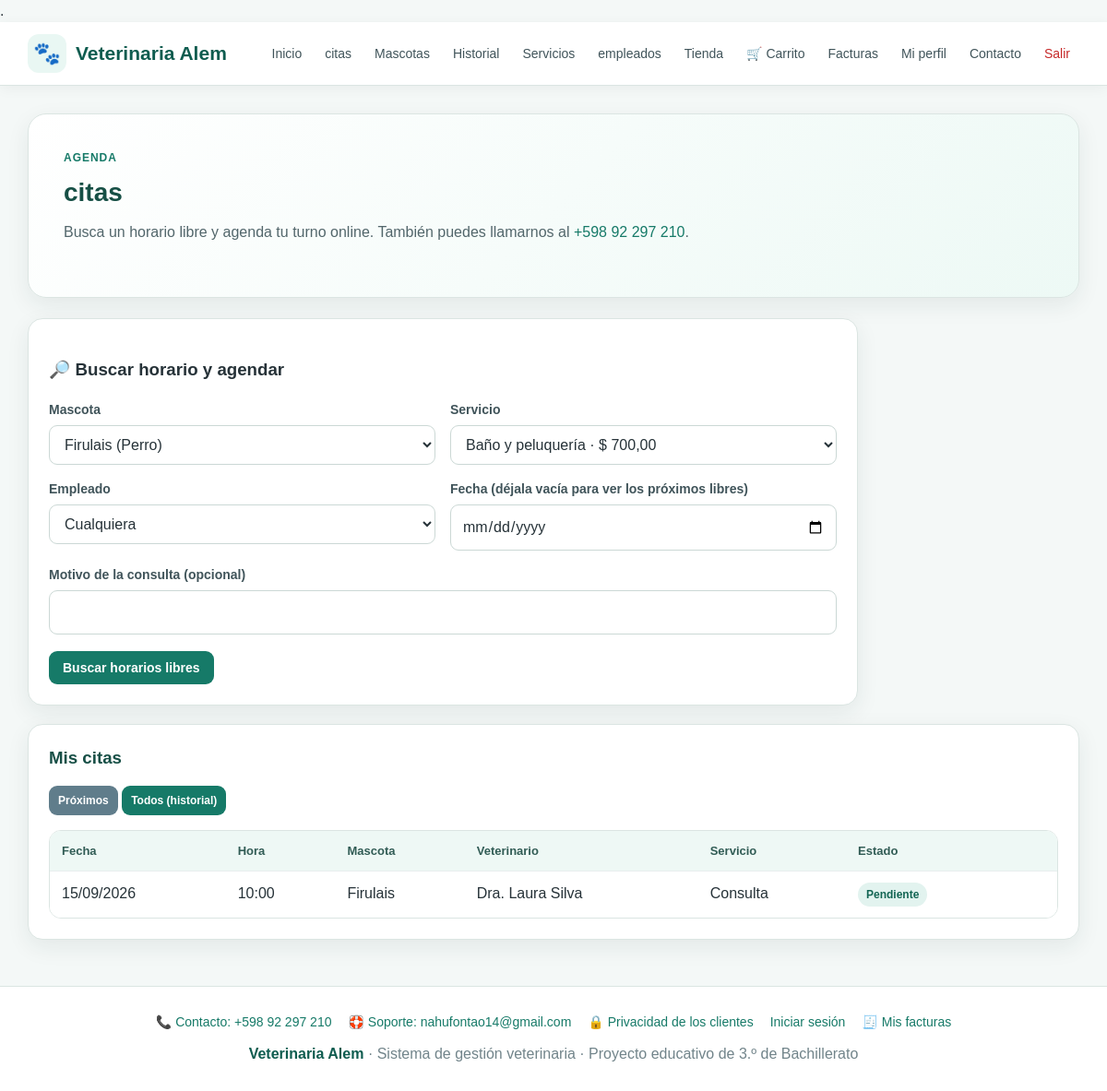
Page /citas.php?ver=todos (signed in) on the committed database.
### tables this page shows
CREATE TABLE citas(
 id INT AUTO_INCREMENT PRIMARY KEY,
 id_cliente INT NOT NULL,
 id_mascota INT NOT NULL,
 id_empleado INT NOT NULL,
 id_servicio INT NOT NULL,
 fecha DATE NOT NULL,
 hora TIME NOT NULL,
 motivo VARCHAR(255),
 estado VARCHAR(30) DEFAULT 'Pendiente',
 FOREIGN KEY(id_cliente) REFERENCES clientes(id) ON UPDATE CASCADE ON DELETE RESTRICT,
 FOREIGN KEY(id_mascota) REFERENCES mascotas(id) ON UPDATE CASCADE ON DELETE RESTRICT,
 FOREIGN KEY(id_empleado) REFERENCES empleados(id) ON UPDATE CASCADE ON DELETE RESTRICT,
 FOREIGN KEY(id_servicio) REFERENCES servicios(id) ON UPDATE CASCADE ON DELETE RESTRICT
);

CREATE TABLE mascotas(
 id INT AUTO_INCREMENT PRIMARY KEY,
 nombre VARCHAR(100) NOT NULL,
 especie VARCHAR(50) NOT NULL,
 raza VARCHAR(80),
 sexo VARCHAR(20),
 fecha_nacimiento DATE NULL,
 peso DECIMAL(6,2) NULL,
 id_cliente INT NOT NULL,
 FOREIGN KEY(id_cliente) REFERENCES clientes(id) ON UPDATE CASCADE ON DELETE RESTRICT
);

CREATE TABLE empleados(
 id INT AUTO_INCREMENT PRIMARY KEY,
 id_usuario INT NULL,
 nombre VARCHAR(100) NOT NULL,
 especialidad VARCHAR(100),
 puestos VARCHAR(100),
 horario VARCHAR(100),
 salario DECIMAL(10,2) NULL,
 rango VARCHAR(50),
 telefono VARCHAR(30),
 email VARCHAR(150)
);

CREATE TABLE servicios(
 id INT AUTO_INCREMENT PRIMARY KEY,
 nombre VARCHAR(100) NOT NULL,
 descripcion TEXT,
 precio DECIMAL(10,2) DEFAULT 0,
 tipo VARCHAR(80),
 duracion VARCHAR(50)
);

### includes/helpers.php (called while the page is built, shortened)
<?php
function h($v) {
    return htmlspecialchars((string)$v, ENT_QUOTES, "UTF-8");
}
function dueno_id_actual($conexion) {
    $uid = (int)($_SESSION["usuario_id"] ?? 0);
    $stmt = $conexion->prepare("SELECT nombre, email, id_cliente FROM usuarios WHERE id = ?");
    $stmt->bind_param("i", $uid);
    $stmt->execute();
    $u = $stmt->get_result()->fetch_assoc();
    if (!empty($u["id_cliente"])) return (int)$u["id_cliente"];
    $id = (int)$conexion->insert_id;
    return $id;
}

### citas.php (the view, shortened to what this page needs)
<?php
require "conexion.php";
$id_cliente = dueno_id_actual($conexion);
$mascotas = $conexion->prepare("SELECT id, nombre, especie FROM mascotas WHERE id_cliente = ? ORDER BY nombre");
$mascotas->bind_param("i", $id_cliente);
$mascotas->execute();
$mascotas = $mascotas->get_result()->fetch_all(MYSQLI_ASSOC);
$servicios = $conexion->query("SELECT id, nombre, precio FROM servicios ORDER BY nombre")->fetch_all(MYSQLI_ASSOC);
$b_serv = (int)($_GET["id_servicio"] ?? 0);
$b_masc = (int)($_GET["id_mascota"] ?? 0);
$b_fecha = $_GET["fecha"] ?? "";
$b_motivo = $_GET["motivo"] ?? "";
$filtro = $_GET["ver"] ?? "proximos";
$sql = "SELECT t.*, m.nombre AS mascota, v.nombre AS veterinario, s.nombre AS servicio,
               (TIMESTAMP(t.fecha, t.hora) > NOW()) AS futuro
        FROM citas t
        JOIN mascotas m ON m.id = t.id_mascota
        JOIN empleados v ON v.id = t.id_empleado
        JOIN servicios s ON s.id = t.id_servicio
        WHERE t.id_cliente = ?";
if ($filtro === "proximos") $sql .= " AND TIMESTAMP(t.fecha, t.hora) >= NOW() AND t.estado <> 'Cancelado' ORDER BY t.fecha, t.hora";
else $sql .= " ORDER BY t.fecha DESC, t.hora DESC";
$stmt = $conexion->prepare($sql);
$stmt->bind_param("i", $id_cliente);
$stmt->execute();
$mis = $stmt->get_result();
require "includes/header.php";
?>
<section class="hero">
    <div class="hero-kicker">Agenda</div>
    <h2>citas</h2>
    <p>Busca un horario libre y agenda tu turno online. También puedes llamarnos al
        <a href="tel:<?= h(VET_TELEFONO_LINK) ?>"><?= h(VET_TELEFONO) ?></a>.
    </p>
</section>
<div class="form-card">
    <h3>🔎 Buscar horario y agendar</h3>
    <?php if (!$mascotas): ?>
        <div class="info-box">Primero registra a tu mascota en <a href="mascotas.php">Mascotas</a> para poder agendar un cita.</div>
    <?php else: ?>
    <form method="get">
        <div class="form-grid">
            <div class="field"><label>Mascota</label>
                <select name="id_mascota" required>
                    <?php foreach ($mascotas as $m): ?>
                        <option value="<?= (int)$m["id"] ?>" <?= $b_masc === (int)$m["id"] ? "selected" : "" ?>><?= h($m["nombre"]) ?> (<?= h($m["especie"]) ?>)</option>
                    <?php endforeach; ?>
                </select></div>
            <div class="field"><label>Servicio</label>
                <select name="id_servicio" required>
                    <?php foreach ($servicios as $s): ?>
                        <option value="<?= (int)$s["id"] ?>" <?= $b_serv === (int)$s["id"] ? "selected" : "" ?>><?= h($s["nombre"]) ?> · <?= dinero($s["precio"]) ?></option>
                    <?php endforeach; ?>
                </select></div>
            <div class="field"><label>Empleado</label>
                <select name="id_empleado">
                    <option value="0">Cualquiera</option>
                </select></div>
            <div class="field"><label>Fecha (déjala vacía para ver los próximos libres)</label>
                <input type="date" name="fecha" min="<?= date("Y-m-d") ?>" value="<?= h($b_fecha) ?>"></div>
            <div class="field full"><label>Motivo de la consulta (opcional)</label>
                <input name="motivo" maxlength="255" value="<?= h($b_motivo) ?>"></div>
        </div>
        <div class="form-actions"><button class="btn" type="submit">Buscar horarios libres</button></div>
    </form>
    <?php endif; ?>
</div>
<div class="table-card">
    <h3>Mis citas</h3>
    <p>
        <a class="btn small <?= $filtro === "proximos" ? "" : "secondary" ?>" href="citas.php?ver=proximos">Próximos</a>
        <a class="btn small <?= $filtro === "todos" ? "" : "secondary" ?>" href="citas.php?ver=todos">Todos (historial)</a>
    </p>
    <div class="table-wrap">
        <table>
            <tr><th>Fecha</th><th>Hora</th><th>Mascota</th><th>Veterinario</th><th>Servicio</th><th>Estado</th><th></th></tr>
            <?php $hay = false; while ($x = $mis->fetch_assoc()): $hay = true; ?>
                <tr>
                    <td><?= h(date("d/m/Y", strtotime($x["fecha"]))) ?></td>
                    <td><?= h(substr($x["hora"], 0, 5)) ?></td>
                    <td><?= h($x["mascota"]) ?></td>
                    <td><?= h($x["veterinario"]) ?></td>
                    <td><?= h($x["servicio"]) ?></td>
                    <td><span class="badge <?= $x["estado"] === "Cancelado" ? "block" : "" ?>"><?= h($x["estado"]) ?></span></td>
                    <td class="actions">
                    </td>
                </tr>
            <?php endwhile; ?>
        </table>
    </div>
</div>
<?php require "includes/footer.php"; ?>

### css/estilos.css (style rules this page uses)
* { box-sizing:border-box }
:root { --verde:#167a68; --verde-oscuro:#0e5c4f; --verde-claro:#e9f7f3; --azul:#2563eb; --rojo:#c62828; --amarillo:#d88900; --texto:#263238; --gris:#607d8b; --fondo:#f4f8f7; --blanco:#ffffff; --borde:#dbe5e2; --sombra:0 8px 24px rgba(25,55,50,.08); }
html { scroll-behavior:smooth }
body { margin:0; font-family:Arial,Helvetica,sans-serif; background:var(--fondo); color:var(--texto); line-height:1.5; }
a { color:var(--verde);text-decoration:none }
.hero { background:linear-gradient(135deg,#ffffff 0%,#edf9f5 100%); border:1px solid var(--borde); border-radius:20px; padding:38px; box-shadow:var(--sombra); margin-bottom:22px; }
.hero-kicker { color:var(--verde); font-weight:700; text-transform:uppercase; letter-spacing:.08em; font-size:12px; margin-bottom:8px; }
.hero h1,.hero h2 { margin:0 0 10px; color:#164f45; }
.hero h2 { font-size:28px }
.hero p { margin:0 0 20px;color:#52666b;max-width:760px }
.card,.form-card,.table-card { background:var(--blanco); border:1px solid var(--borde); border-radius:16px; padding:22px; box-shadow:var(--sombra); margin-bottom:20px; }
.card h3,.table-card h3 { margin:0 0 8px; color:#174f46; }
.btn { display:inline-block; border:0; background:var(--verde); color:#fff; padding:10px 15px; border-radius:9px; font-weight:700; font-size:14px; cursor:pointer; text-decoration:none; }
.btn.secondary { background:#607d8b }
.btn.small { padding:7px 10px;font-size:12px }
.actions { display:flex; gap:7px; flex-wrap:wrap; align-items:center; }
.form-card { max-width:900px; }
.form-grid { display:grid; grid-template-columns:repeat(2,minmax(0,1fr)); gap:16px; }
.field { display:flex; flex-direction:column; gap:6px; }
.field.full { grid-column:1/-1 }
.field label { font-size:14px; font-weight:700; color:#40545a; }
input,select,textarea { width:100%; padding:11px 12px; border:1px solid #cbd8d5; border-radius:9px; background:#fff; color:var(--texto); font:inherit; outline:none; }
.form-actions { display:flex; gap:9px; flex-wrap:wrap; margin-top:18px; }
.table-wrap { overflow-x:auto; background:#fff; border:1px solid var(--borde); border-radius:13px; }
table { width:100%; min-width:650px; border-collapse:collapse; background:#fff; }
th,td { padding:12px 13px; border-bottom:1px solid #e8eeee; text-align:left; vertical-align:top; }
th { background:#eef8f5; color:#315c55; font-size:13px; }
tr:last-child td { border-bottom:0 }
.badge { display:inline-block; padding:4px 9px; border-radius:20px; background:#e2f3ef; color:#126553; font-size:12px; font-weight:700; }

### rows in the picture
citas: fecha "15/09/2026", hora "10:00", id_mascota.nombre "Firulais", id_empleado.nombre "Dra. Laura Silva", id_servicio.nombre "Consulta", estado "Pendiente"

### other values in the picture
VET_TELEFONO "+598 92 297 210"
VET_EMAIL_SOPORTE "nahufontao14@gmail.com"
form field id_mascota "Firulais (Perro)"
form field id_servicio "Baño y peluquería · $ 700,00"
